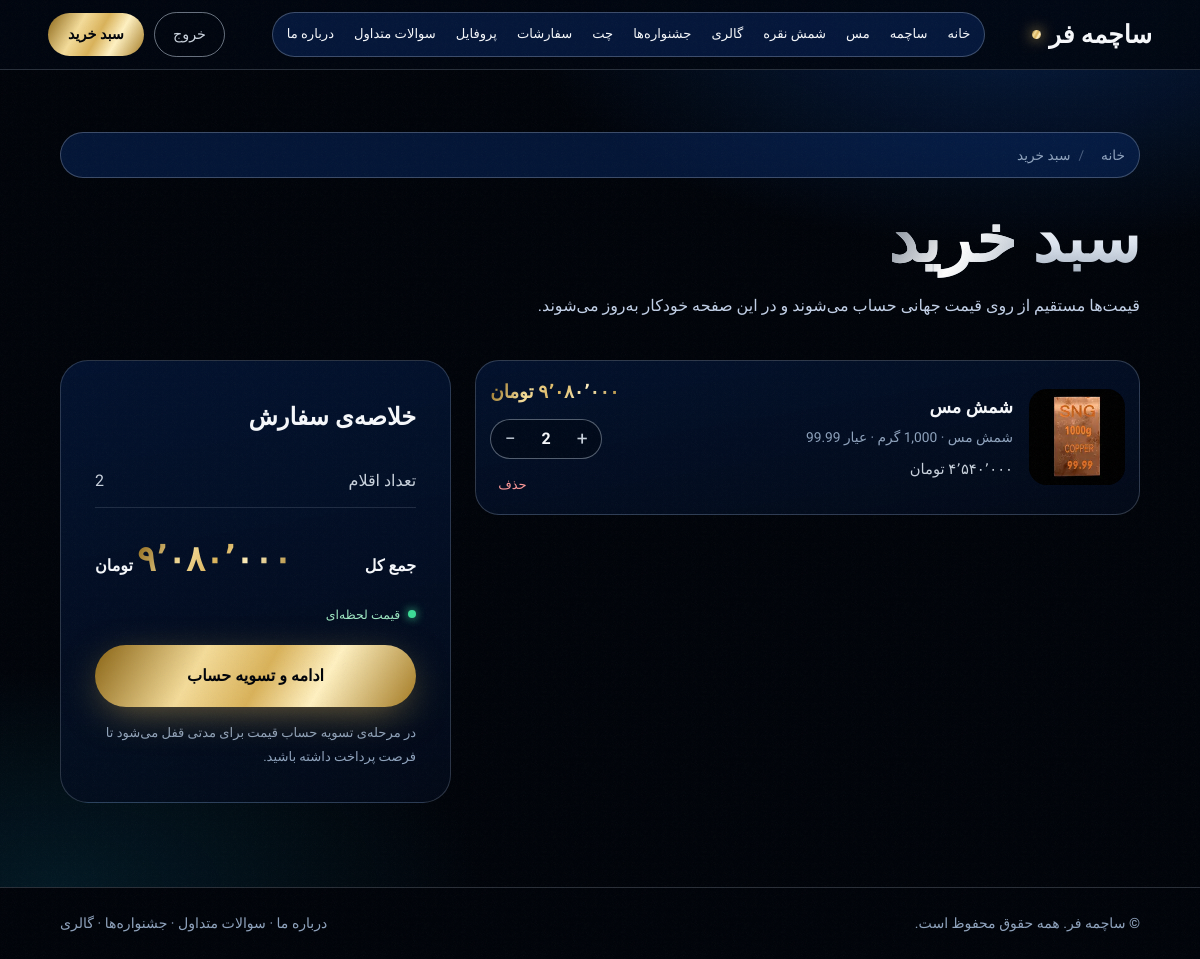
The app's page /cart/ (signed in) with its own data.
### shop/models.py (models this page shows, shortened)
class SiteSettings(models.Model):
    site_name = models.CharField(max_length=100, default="ساچمه فر", verbose_name="نام سایت")
    site_description = models.TextField(blank=True, verbose_name="توضیحات سایت")
    logo_text = models.CharField(max_length=50, default="ساچمه فر", verbose_name="متن لوگو")
    background_image = models.ImageField(upload_to='backgrounds/', blank=True, null=True, verbose_name="عکس پس‌زمینه")
    background_overlay_opacity = models.PositiveIntegerField(default=70, verbose_name="درصد تیرگی روی عکس (0-100)")
    background_fixed = models.BooleanField(default=True, verbose_name="ثابت بودن پس‌زمینه")
    address_line1 = models.CharField(max_length=200, default="", verbose_name="آدرس خط ۱")
    address_line2 = models.CharField(max_length=200, default="", verbose_name="آدرس خط ۲", blank=True)
    address_city = models.CharField(max_length=100, default="", verbose_name="شهر")
    address_state = models.CharField(max_length=100, default="", verbose_name="استان")
    address_postal_code = models.CharField(max_length=20, blank=True, verbose_name="کد پستی")
    phone1 = models.CharField(max_length=20, default="", verbose_name="تلفن ۱")
    phone2 = models.CharField(max_length=20, blank=True, verbose_name="تلفن ۲")
    mobile = models.CharField(max_length=20, default="", verbose_name="موبایل")
    email = models.EmailField(default="", verbose_name="ایمیل")
    instagram = models.CharField(max_length=100, blank=True, default="", verbose_name="اینستاگرام")
    telegram = models.CharField(max_length=100, blank=True, default="", verbose_name="تلگرام")
    discord = models.CharField(max_length=100, blank=True, verbose_name="دیسکورد")
    whatsapp = models.CharField(max_length=100, blank=True, default="", verbose_name="واتساپ")
    min_amount_for_shaba = models.PositiveIntegerField(
        default=10000000,
        verbose_name="حداقل مبلغ برای شماره شبا (تومان)",
        help_text="اگر مبلغ سفارش از این مقدار بیشتر باشد، شماره شبا نمایش داده می‌شود"
    )
    card_number = models.CharField(max_length=30, default="", verbose_name="شماره کارت",
                                   help_text="برای مبالغ کمتر از حد مجاز")
    card_holder_name = models.CharField(max_length=100, default="", verbose_name="نام صاحب کارت")
    shaba_number = models.CharField(max_length=30, default="", verbose_name="شماره شبا",
                                    help_text="برای مبالغ بیشتر از حد مجاز")
    bank_name = models.CharField(max_length=100, default="", verbose_name="نام بانک")
    updated_at = models.DateTimeField(auto_now=True)
    class Meta:
        verbose_name = "تنظیمات سایت"
        verbose_name_plural = "تنظیمات سایت"

class CartItem(models.Model):
    cart = models.ForeignKey(Cart, on_delete=models.CASCADE, related_name='items')
    product = models.ForeignKey(Product, on_delete=models.CASCADE)
    quantity = models.PositiveIntegerField(default=1)
    def total_price(self):
        return self.product.price * self.quantity

class Product(models.Model):
    PURITY_CHOICES = [
        ('999.9', 'عیار 999.9 (نقره)'),
        ('995', 'عیار 995 (نقره)'),
        ('99.99', 'خلوص 99.99 (مس)'),
    ]
    name = models.CharField(max_length=100, verbose_name="نام")
    description = models.TextField(verbose_name="توضیحات")
    kind = models.CharField(
        max_length=10,
        choices=[('bar', 'شمش'), ('shot', 'ساچمه')],
        default='bar',
        verbose_name="نوع",
        editable=False,
    )
    price = models.DecimalField(max_digits=10, decimal_places=0, default=0, verbose_name="قیمت (خودکار)")
    stock = models.PositiveIntegerField(
        default=10,
        verbose_name="موجودی (تعداد)",
        help_text="تعداد موجود در انبار (برای سبد خرید لازم است)"
    )
    weight_grams = models.DecimalField(
        max_digits=11,
        decimal_places=4,
        default=0,
        verbose_name="وزن (گرم)",
    )
    purity = models.CharField(
        max_length=10,
        choices=PURITY_CHOICES,
        default='999.9',
        verbose_name="عیار",
    )
    video = models.FileField(upload_to='products/videos/', verbose_name="ویدیو (فقط یکی)", blank=True, null=True)
    is_available = models.BooleanField(default=True, verbose_name="موجود")
    is_new = models.BooleanField(default=False, verbose_name="جدید")
    created_at = models.DateTimeField(auto_now_add=True)
    updated_at = models.DateTimeField(auto_now=True)
    @property
    def section_key(self):
        if self.kind == 'shot':
            return 'shot'
        return 'copper-bar' if str(self.purity) == '99.99' else 'silver-bar'
    @property
    def section_label(self):
        return SECTION_LABELS[self.section_key]
    @property
    def main_image(self):
        imgs = list(self.images.all())
        return imgs[0].image if imgs else None
    def weight_display(self):
        w = Decimal(self.weight_grams)
        if w == w.to_integral_value():
            return f"{int(w):,} گرم"
        return f"{w:,.4f}".rstrip('0').rstrip('.') + " گرم"
    class Meta:
        verbose_name = "محصول"
        verbose_name_plural = "محصولات"

class ProductImage(models.Model):
    product = models.ForeignKey(Product, on_delete=models.CASCADE, related_name='images',
                                 verbose_name="محصول")
    image = models.ImageField(upload_to='products/gallery/', verbose_name="تصویر")
    order = models.PositiveIntegerField(default=0, verbose_name="ترتیب")
    class Meta:
        ordering = ['order', 'id']
        verbose_name = "تصویر محصول"
        verbose_name_plural = "تصاویر محصول"

class Cart(models.Model):
    user = models.OneToOneField(User, on_delete=models.CASCADE, related_name='cart')
    created_at = models.DateTimeField(auto_now_add=True)
    updated_at = models.DateTimeField(auto_now=True)
    def total_price(self):
        return sum(item.total_price() for item in self.items.all())
    def total_quantity(self):
        return sum(item.quantity for item in self.items.all())

### shop/views.py (the view)
# urls.py: path('cart/', views.cart_view, name='cart'),
@login_required
def cart_view(request):
    cart, _ = Cart.objects.get_or_create(user=request.user)
    return render(request, 'shop/cart.html', {'cart': cart})

### shop/context_processors.py (called while the page is built)
def site_settings(request):
    try:
        settings = SiteSettings.objects.first()
        if not settings:
            settings = SiteSettings.objects.create()
    except Exception:
        settings = None
    return {'site_settings': settings}

def sections_menu(request):
    return {'menu_sections': [{'key': k, 'name': n} for k, n in PRODUCT_SECTIONS]}

### shop/templates/shop/cart.html (shortened to what this page needs)
{% extends "shop/base.html" %}
{% block content %}
<nav class="crumb" aria-label="مسیر"><a href="{% url 'shop:home' %}">خانه</a><i>/</i><span>سبد خرید</span></nav>
<div class="phead rv">
  <h1>سبد <span class="gt">خرید</span></h1>
  <p>قیمت‌ها مستقیم از روی قیمت جهانی حساب می‌شوند و در این صفحه خودکار به‌روز می‌شوند.</p>
</div>
{% if cart.items.all %}
<div class="cartgrid">
  <div class="items">
    {% for item in cart.items.all %}
    <div class="ci rv" style="--i:{{ forloop.counter0|divisibleby:2|yesno:'0s,.06s' }}">
      <a class="th" href="{% url 'shop:product_detail' item.product.id %}">
        {% if item.product.main_image %}<img src="{{ item.product.main_image.url }}" alt="{{ item.product.name }}">{% else %}<svg viewBox="0 0 100 100"><use href="#{% if item.product.kind == 'shot' %}shot{% else %}ingot{% endif %}"/></svg>{% endif %}
      </a>
      <div>
        <h3><a href="{% url 'shop:product_detail' item.product.id %}">{{ item.product.name }}</a></h3>
        <div class="mt">{{ item.product.section_label }} · {{ item.product.weight_display }} · عیار {{ item.product.purity }}</div>
        <div class="unit"><span class="pr" data-id="{{ item.product.id }}">{{ item.product.price|stringformat:"d" }}</span> تومان</div>
      </div>
      <div class="side">
        <div class="lt"><span class="ltv" data-item="{{ item.id }}">{{ item.total_price|stringformat:"d" }}</span> تومان</div>
        <form method="post" action="{% url 'shop:update_cart_item' item.id %}" class="stp">
          <button type="submit" name="action" value="increase" aria-label="زیاد کردن"{% if item.quantity >= item.product.stock %} disabled{% endif %}>+</button>
          <span>{{ item.quantity }}</span>
          <button type="submit" name="action" value="decrease" aria-label="کم کردن"{% if item.quantity <= 1 %} disabled{% endif %}>−</button>
        </form>
        <form method="post" action="{% url 'shop:update_cart_item' item.id %}">
          <button type="submit" name="action" value="remove" class="rm">حذف</button>
        </form>
      </div>
    </div>
    {% endfor %}
  </div>
  <aside class="glass sum rv" style="--i:.1s">
    <h2>خلاصه‌ی سفارش</h2>
    <div class="r"><span>تعداد اقلام</span><span>{{ cart.total_quantity }}</span></div>
    <div class="tot"><span>جمع کل</span><span><b id="ct">{{ cart.total_price|stringformat:"d" }}</b> تومان</span></div>
    <div class="live-dot">قیمت لحظه‌ای</div>
    <a href="{% url 'shop:checkout' %}" class="btn w">ادامه و تسویه حساب</a>
    <p class="hint2">در مرحله‌ی تسویه حساب قیمت برای مدتی قفل می‌شود تا فرصت پرداخت داشته باشید.</p>
  </aside>
</div>
{% endif %}
{% endblock %}

### shop/templates/shop/base.html (shortened to what this page needs)
{% load static %}<!DOCTYPE html>
<html lang="fa" dir="rtl">
<head>
</head>
<body class="{% block body_class %}{% endblock %}">
<header id="hd" class="{% block header_class %}solid{% endblock %}">
  <a href="{% url 'shop:home' %}" class="logo">{{ site_settings.site_name|default:"ساچمه فر" }}<em></em></a>
  <nav id="nav">
    <a href="{% url 'shop:home' %}">خانه</a>
    <a href="{% url 'shop:product_section' 'shot' %}">ساچمه</a>
    <a href="{% url 'shop:product_section' 'copper-bar' %}">مس</a>
    <a href="{% url 'shop:product_section' 'silver-bar' %}">شمش نقره</a>
    <a href="{% url 'shop:gallery_list' %}">گالری</a>
    <a href="{% url 'shop:festival_list' %}">جشنواره‌ها</a>
    <a href="{% url 'shop:chat' %}">چت</a>
    <a href="{% url 'shop:order_history' %}">سفارشات</a>
    <a href="{% url 'shop:profile' %}">پروفایل</a>
    <a href="{% url 'shop:faq_list' %}">سوالات متداول</a>
    <a href="{% url 'shop:about' %}">درباره ما</a>
  </nav>
  <div class="hr">
    {% if user.is_authenticated %}
      <a href="{% url 'shop:logout' %}" class="lg">خروج</a>
    {% else %}
      <a href="{% url 'shop:login' %}" class="lg">ورود</a>
      <a href="{% url 'shop:register' %}" class="lg">ثبت‌نام</a>
    {% endif %}
    <a href="{% url 'shop:cart' %}" class="cartb">سبد خرید</a>
  </div>
</header>
{% block main %}
<main class="page">
  <div class="wrap">
  {% block content %}{% endblock %}
  </div>
</main>
{% endblock %}
{% block footer %}
<div class="foot">
  <span>© {{ site_settings.site_name|default:"ساچمه فر" }}. همه حقوق محفوظ است.</span>
  <span><a href="{% url 'shop:about' %}">درباره ما</a> · <a href="{% url 'shop:faq_list' %}">سوالات متداول</a> · <a href="{% url 'shop:festival_list' %}">جشنواره‌ها</a> · <a href="{% url 'shop:gallery_list' %}">گالری</a></span>
</div>
{% endblock %}
</body>
</html>

### shop/templates/shop/cart.html (style rules this page uses)
.cartgrid { display:grid;grid-template-columns:minmax(0,1.7fr) minmax(0,1fr);gap:24px;align-items:start }
.items { display:flex;flex-direction:column;gap:14px }
.ci { display:grid;grid-template-columns:96px 1fr auto;gap:16px;align-items:center;padding:14px;border-radius:24px;border:1px solid rgba(205,220,238,.22);background:linear-gradient(170deg,rgba(10,58,145,.26),rgba(3,11,26,.88));transition:border-color .4s }
.ci .th { width:100%;aspect-ratio:1;border-radius:18px;overflow:hidden;display:grid;place-items:center;background:radial-gradient(circle at 50% 40%,#0f55c4,var(--navy) 40%,var(--black) 80%) }
.ci .th img { width:100%;height:100%;object-fit:cover }
.ci h3 { font-weight:700;font-size:1.1rem }
.ci .mt { color:var(--mute);font-size:.86rem }
.ci .unit { margin-top:6px;font-size:.92rem;color:var(--s2) }
.ci .side { display:flex;flex-direction:column;align-items:flex-end;gap:10px }
.ci .lt { font-weight:800;font-size:1.15rem;background:var(--goldg);-webkit-background-clip:text;background-clip:text;color:transparent }
.stp { display:flex;align-items:center;border-radius:99px;border:1px solid rgba(205,220,238,.4);background:rgba(1,6,16,.5) }
.stp button { width:38px;height:38px;font-size:1.2rem;color:var(--s2);border-radius:50% }
.stp span { min-width:34px;text-align:center;font-weight:700 }
.rm { font-size:.82rem;color:#ff9a9a;padding:2px 8px;border-radius:99px }
.sum { position:sticky;top:96px }
.sum h2 { font-weight:800;font-size:1.5rem;margin-bottom:16px }
.sum .r { display:flex;justify-content:space-between;gap:12px;padding:10px 0;border-bottom:1px solid rgba(205,220,238,.14);color:var(--s2) }
.sum .tot { display:flex;justify-content:space-between;align-items:baseline;margin:18px 0 6px;font-weight:700 }
.sum .tot b { font-size:clamp(1.6rem,3vw,2.2rem);font-weight:900;background:var(--goldg);-webkit-background-clip:text;background-clip:text;color:transparent }
.sum .btn { width:100%;justify-content:center;margin-top:16px }
.sum .hint2 { margin-top:14px;color:var(--mute);font-size:.82rem;line-height:1.8 }

### records on screen
SiteSettings: site_name "ساچمه فر"
CartItem: product.main_image (picture), product.name "شمش مس", product.section_label "شمش مس", product.weight_display "1,000 گرم", product.purity "99.99", quantity "2"
Cart: total_quantity "2"
